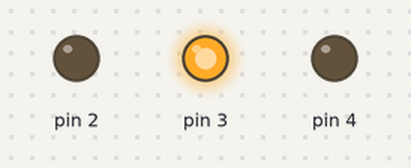
A sketch run on a simulated Arduino Uno, built with avr-gcc and run on an emulated ATmega328P. On the bench: output pins drawn as LEDs (lit = HIGH).

Above: at 0.2 s.
At 0.7 s:
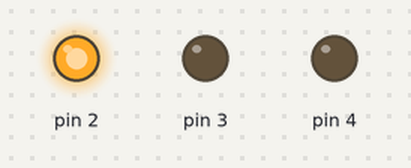
At 1.7 s:
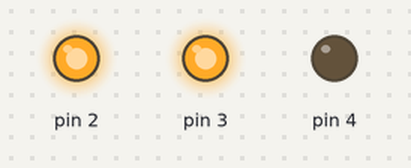
At 2.2 s:
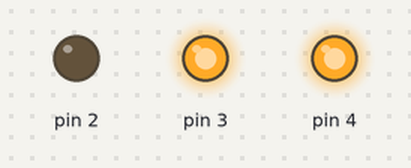
At 4.2 s:
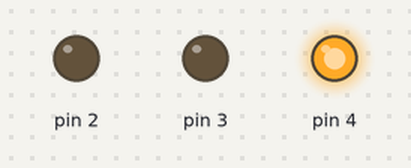
At 4.7 s:
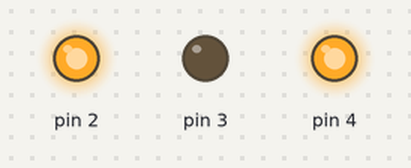
Timing chart, 0 to 6.5 s (numbered marks = the images above):
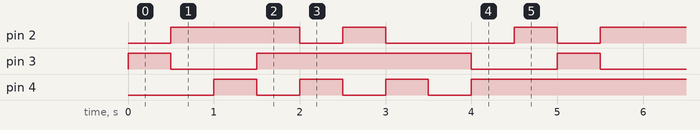

The sketch:

main.ino
```cpp
void setup()
{

}
void loop() {
 pinMode(2, OUTPUT);
 digitalWrite(2,LOW);
 pinMode(3, OUTPUT);
 digitalWrite(3,HIGH);
 pinMode(4, INPUT);

 delay(500);

 pinMode(2, OUTPUT);
 digitalWrite(2,HIGH);
 pinMode(3, OUTPUT);
 digitalWrite(3,LOW);
 pinMode(4, INPUT);

delay(500);

 ;pinMode(4, OUTPUT);
 digitalWrite(4,HIGH);
 pinMode(3, OUTPUT);
 digitalWrite(3,LOW);
 pinMode(2, INPUT);

 delay(500);

 pinMode(3, OUTPUT);
 digitalWrite(3,HIGH);
 pinMode(4, OUTPUT);
 digitalWrite(4,LOW);
 pinMode(2, INPUT);

 delay(500);

 pinMode(4, OUTPUT);
 digitalWrite(4,HIGH);
 pinMode(2, OUTPUT);
 digitalWrite(2,LOW);
 pinMode(3, INPUT);

 delay(500);

 pinMode(2, OUTPUT);
 digitalWrite(2,HIGH);
 pinMode(4, OUTPUT);
 digitalWrite(4,LOW);
 pinMode(3, INPUT);

 delay(500);

//L5
 pinMode(4, OUTPUT);
 digitalWrite(4,HIGH);
 pinMode(2, OUTPUT);
 digitalWrite(2,LOW);
 pinMode(3, INPUT);

 delay(500);
//L4
 pinMode(3, OUTPUT);
 digitalWrite(3,HIGH);
 pinMode(4, OUTPUT);
 digitalWrite(4,LOW);
 pinMode(2, INPUT);

 delay(500);
// L3
 pinMode(4, OUTPUT);
 digitalWrite(4,HIGH);
 pinMode(3, OUTPUT);
 digitalWrite(3,LOW);
 pinMode(2, INPUT);

  delay(500);
//L2
 pinMode(2, OUTPUT);
 digitalWrite(2,HIGH);
 pinMode(3, OUTPUT);
 digitalWrite(3,LOW);
 pinMode(4, INPUT);

 delay(500);


}
```

Measured:
- by itself, pin 2: repeats every 5.0 s: LOW 0.50 s, HIGH 0.50 s, LOW 1.5 s, HIGH 0.50 s, LOW 0.50 s, HIGH 1.5 s
- by itself, pin 3: repeats every 5.0 s: LOW 1.0 s, HIGH 2.5 s, LOW 1.0 s, HIGH 0.50 s
- by itself, pin 4: repeats every 5.0 s: 2 × (LOW 0.50 s, HIGH 0.50 s), LOW 0.50 s, HIGH 2.5 s
